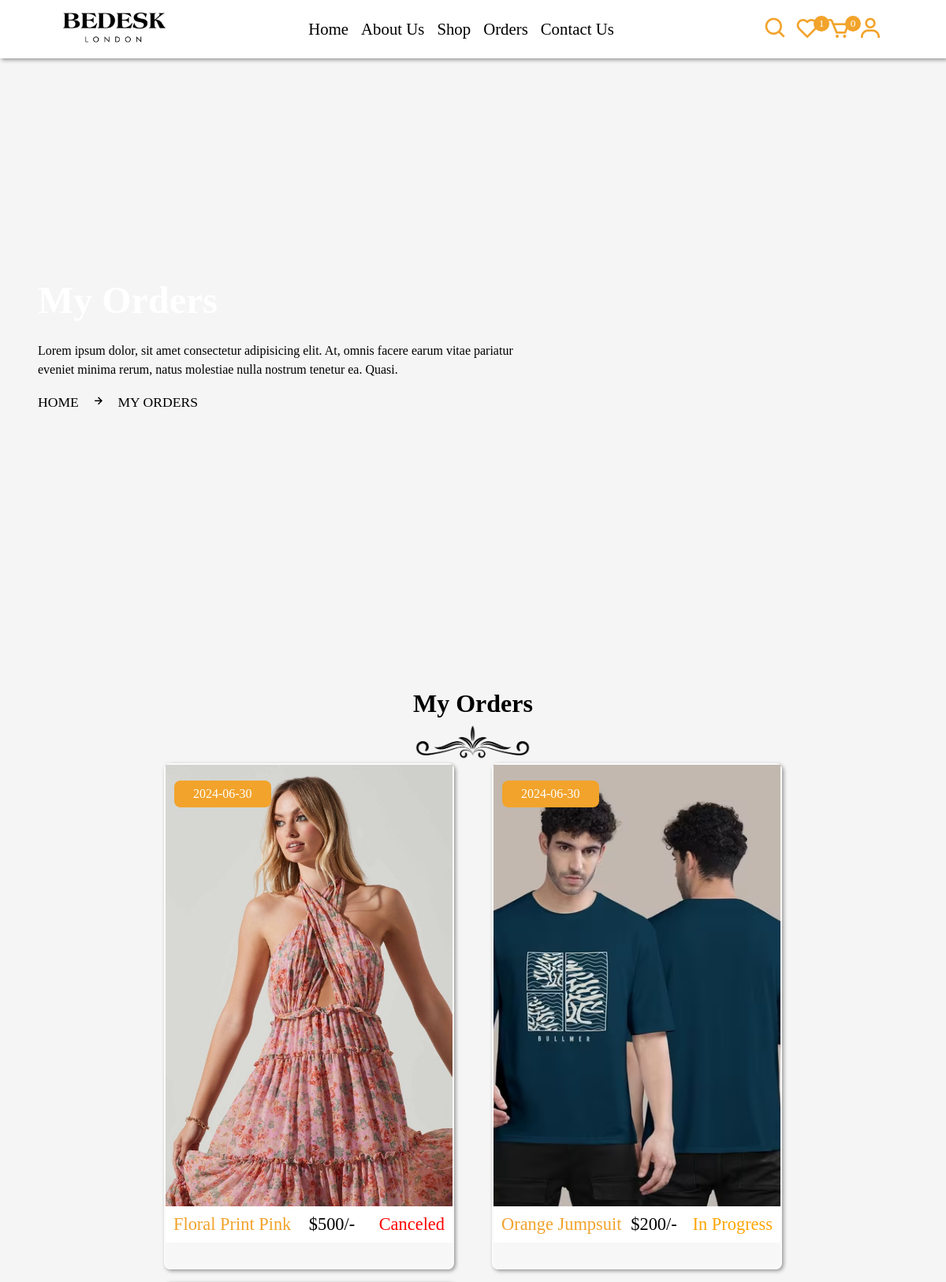
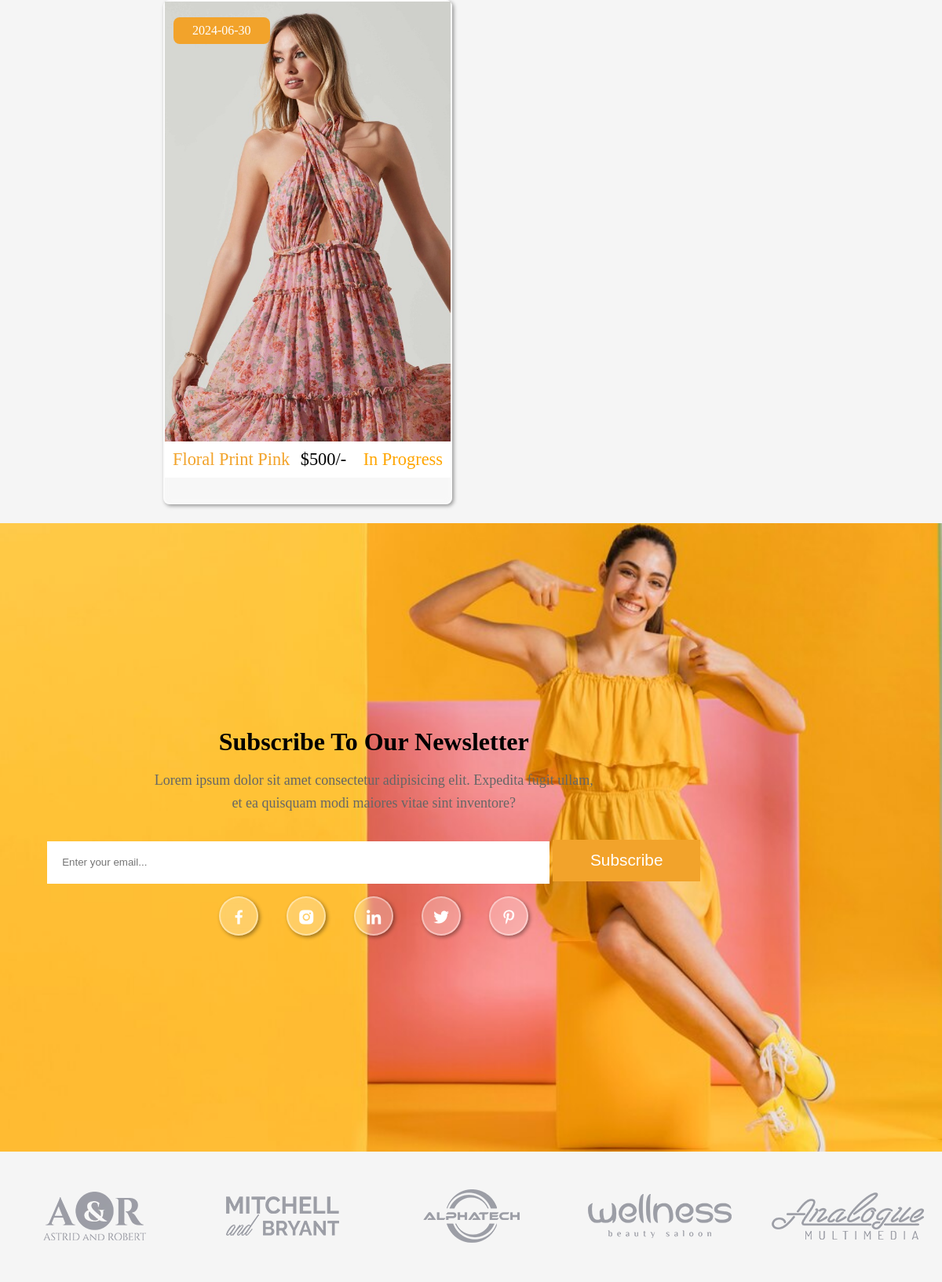
Screenshot of /order.php (signed in, upper part) with the database file from the repository (2 pictures, top to bottom).
### tables this page shows
CREATE TABLE `products` (
  `id` varchar(20) NOT NULL,
  `seller_id` varchar(20) NOT NULL,
  `name` varchar(50) NOT NULL,
  `price` varchar(255) NOT NULL,
  `category` varchar(100) NOT NULL,
  `thumb_one` varchar(255) NOT NULL,
  `thumb_two` varchar(100) NOT NULL,
  `thumb_three` varchar(100) NOT NULL,
  `stock` int(100) NOT NULL,
  `product_detail` text NOT NULL,
  `status` varchar(100) NOT NULL
);

CREATE TABLE `orders` (
  `id` varchar(20) NOT NULL,
  `user_id` varchar(20) NOT NULL,
  `seller_id` varchar(20) NOT NULL,
  `name` varchar(50) NOT NULL,
  `number` varchar(10) NOT NULL,
  `email` varchar(50) NOT NULL,
  `address` varchar(200) NOT NULL,
  `address_type` varchar(10) NOT NULL,
  `method` varchar(50) NOT NULL,
  `product_id` varchar(20) NOT NULL,
  `price` varchar(10) NOT NULL,
  `qty` varchar(2) NOT NULL,
  `date` date NOT NULL DEFAULT current_timestamp(),
  `status` varchar(50) NOT NULL DEFAULT 'in progress',
  `payment_status` varchar(255) NOT NULL DEFAULT 'pending'
);

### order.php (the view, shortened to what this page needs)
<?php
	include 'components/connect.php';
	if (isset($_COOKIE['user_id'])) {
		$user_id = $_COOKIE['user_id'];
	}else {
		$user_id = '';
        header('location:login.php');
	}
?>
<!DOCTYPE html>
<html>
<head>
   	<link href='https://unpkg.com/boxicons@2.1.2/css/boxicons.min.css' rel='stylesheet'>
    <link rel="stylesheet" href="https://cdn.jsdelivr.net/npm/bootstrap-icons@1.9.1/font/bootstrap-icons.css">
    <link rel="stylesheet" type="text/css" href="slick.css" />
   	<link rel="stylesheet" type="text/css" href="css/user_style.css?v=<?php echo time(); ?>">
</head>
<body>
	<?php include 'components/user_header.php'; ?>
    <div class="banner">
        <div class="detail">
            <h1>my orders</h1>
            <p>Lorem ipsum dolor, sit amet consectetur adipisicing elit. At, omnis facere earum vitae pariatur <br>eveniet minima rerum, natus molestiae nulla nostrum tenetur ea. Quasi.</p>
            <span><a href="home.php">home</a><i class="bx bx-right-arrow-alt"></i>my orders</span>
        </div>
    </div>
    <div class="line2"></div>
    <div class="orders">
        <div class="heading">
            <h1>my orders</h1>
            <img src="image/separator.png" alt="">
        </div>
        <div class="box-container">
            <?php
                $select_orders = $conn->prepare("SELECT * FROM `orders` WHERE user_id = ?");
                $select_orders->execute([$user_id]);
                if ($select_orders->rowCount() > 0) {
                    while($fetch_orders = $select_orders->fetch(PDO::FETCH_ASSOC)) {
                        $select_products = $conn->prepare("SELECT * FROM `products` WHERE id = ?");
                        $select_products->execute([$fetch_orders['product_id']]);
                        if ($select_products->rowCount() > 0) {
                            while ($fetch_products = $select_products->fetch(PDO::FETCH_ASSOC)) {
            ?>
            <div class="box">
                <a href="view_order.php?get_id=<?= $fetch_orders['id']; ?>">
                    <div class="icon">
                        <div class="icon-box">
                            <img src="image/products/<?= $fetch_products['thumb_one']; ?>" alt="" class="img1">
                        </div>
                    </div>
                    <div class="content">
                        <p class="date"><i class="bx bxs-calender-alt"></i><span><?= $fetch_orders['date']; ?></span></p>
                        <div class="row">
                            <h3 class="name"><?= $fetch_products['name']; ?></h3>
                            <p class="price">$<?= $fetch_products['price']; ?>/-</p>
                            <p class="status" style="color:<?php if($fetch_orders['status']=='delivered'){echo "green";}elseif($fetch_orders['status']=='canceled'){echo "red";}else{echo "orange";} ?>"><?= $fetch_orders['status']; ?></p>
                        </div>
                    </div>
                </a>
            </div>
            <?php
                            }
                        }
                    }
                }else{
                    echo '
                        <div class="empty">
                            <p>no order take placed yet!</p>
                        </div>
                    ';
                }
            ?>
        </div>
    </div>
	<?php include 'components/user_footer.php'; ?>
</body>
</html>

### components/user_header.php (shortened to what this page needs)
<header class="header">
    <section class="flex">
        <a href="home.php" class="logo">
            <img src="image/logo (1).png" width="130px" alt="">
        </a>
        <nav class="navbar">
            <a href="home.php">Home</a>
            <a href="about.php">About us</a>
            <a href="shop.php">Shop</a>
            <a href="order.php">Orders</a>
            <a href="contact.php">Contact us</a>
        </nav>
        <form action="search_product.php" method="post" class="search-form">
            <input type="text" name="search_product" placeholder="search-product..." required max-length="100">
            <button type="submit" class="bx bx-search-alt-2" name="search_product_btn">search</button>
        </form>
        <div class="icons">
            <div class="bx bx-search" id="search-btn"></div>
            <?php
                $count_wishlist_item = $conn->prepare("SELECT * FROM `wishlist` WHERE user_id = ?");
                $count_wishlist_item->execute([$user_id]);
                $total_wishlist_item = $count_wishlist_item->rowCount();
            ?>
            <a href="wishlist.php" class="cart-btn"><i class='bx bx-heart' ></i><sup><?= $total_wishlist_item; ?></sup></a>
            <?php
                $count_cart_item = $conn->prepare("SELECT * FROM `cart` WHERE user_id = ?");
                $count_cart_item->execute([$user_id]);
                $total_cart_item = $count_cart_item->rowCount();
            ?>
            <a href="cart.php" class="cart-btn"><i class='bx bx-cart'></i><sup><?= $total_cart_item; ?></sup></a>
            <div class="bx bx-user" id="user-btn"></div>
        </div>
    </section>
</header>

### components/user_footer.php (shortened to what this page needs)
<div class="newsletter">
    <div class="box-detail">
        <h1>subscribe to our newsletter</h1>
        <p>Lorem ipsum dolor sit amet consectetur adipisicing elit. Expedita fugit ullam, <br>
            et ea quisquam modi maiores vitae sint inventore?</p>
        <div class="input-field">
            <input type="email" name="" placeholder="Enter your email..." class="box">
            <button class="btn">subscribe</button>
        </div>
        <div class="icons">
            <i class="bx bxl-facebook"></i>
            <i class="bx bxl-instagram-alt"></i>
            <i class="bx bxl-linkedin"></i>
            <i class="bx bxl-twitter"></i>
            <i class="bx bxl-pinterest-alt"></i>
        </div>
    </div>
</div>
<div class="client">
    <div class="img-box">
        <img src="image/client.webp" alt="">
    </div>
    <div class="img-box">
        <img src="image/client0.webp" alt="">
    </div>
    <div class="img-box">
        <img src="image/client1.webp" alt="">
    </div>
    <div class="img-box">
        <img src="image/client2.webp" alt="">
    </div>
    <div class="img-box">
        <img src="image/client3.webp" alt="">
    </div>
</div>

### rows the page displays
orders: date "2024-06-30", status "Canceled"
products: thumb_one (picture), name "Floral Print Pink", price "500"
orders: date "2024-06-30", status "In Progress"
products: thumb_one (picture), name "Orange Jumpsuit", price "200"
orders: date "2024-06-30", status "In Progress"

### other values shown
$total_wishlist_item "1"
$total_cart_item "0"
